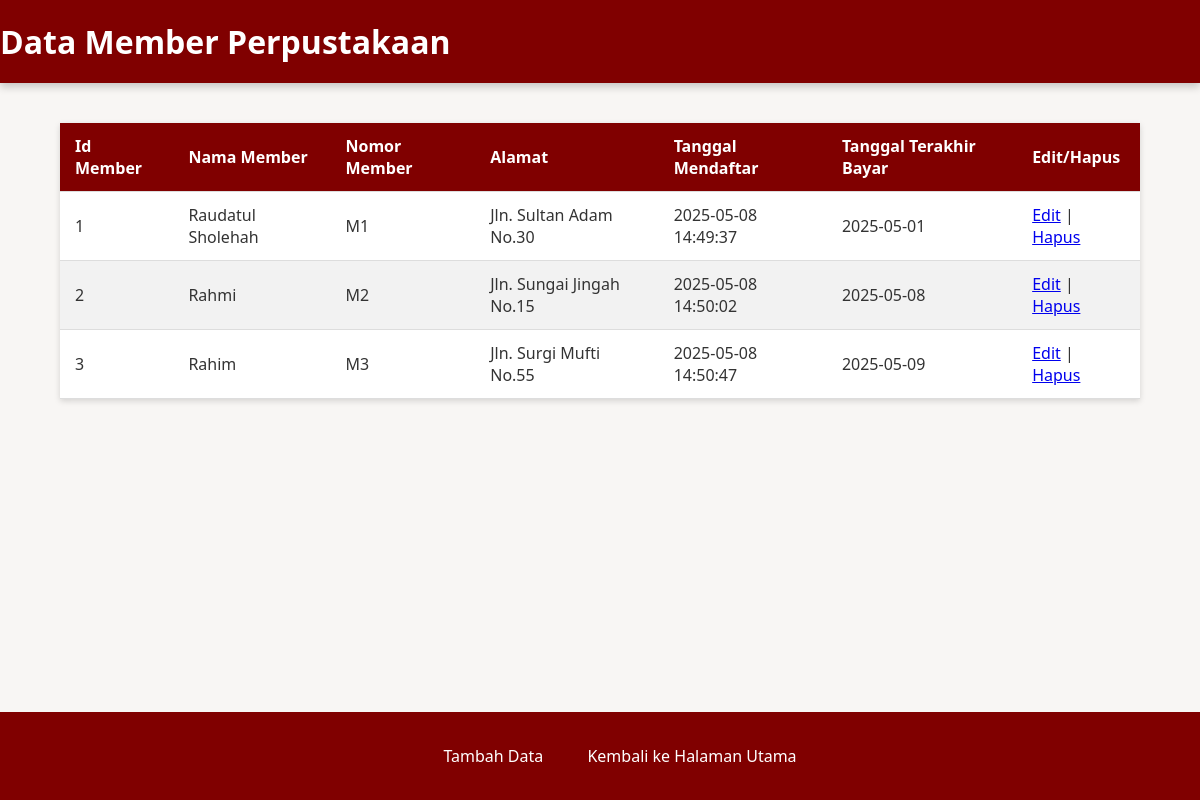
The page /Member.php on the database its author committed.
### tables this page shows
CREATE TABLE `member` (
  `id_member` int(11) NOT NULL,
  `nama_member` varchar(250) NOT NULL,
  `nomor_member` varchar(15) DEFAULT NULL,
  `alamat` text DEFAULT NULL,
  `tgl_mendaftar` datetime DEFAULT current_timestamp(),
  `tgl_terakhir_bayar` date DEFAULT NULL
);

### Koneksi.php (called while the page is built)
<?php
function Koneksi()
{
    try {
        $pdo_conn = new PDO(
            'mysql:host=localhost;dbname=prak501',
            'root',
            '',
            array(PDO::ATTR_ERRMODE, PDO::ERRMODE_EXCEPTION, PDO::ATTR_PERSISTENT => true)
        );
    } catch (PDOException $e) {
        print "Koneksi atau query sedang bermasalah: " . $e->getMessage() . "<br/>";
        die();
    }
    return $pdo_conn;
}

### Model.php (the view, shortened to what this page needs)
<?php
require('./Koneksi.php');
function GetAllData($tabel)
{
    if ($tabel === 'peminjaman') {
        $sql = "SELECT p.id_peminjaman, m.nama_member, b.judul_buku, p.tgl_pinjam, p.tgl_kembali
                FROM peminjaman p
                JOIN member m ON p.id_member = m.id_member
                JOIN buku b ON p.id_buku = b.id_buku";
    } else {
        $sql = "SELECT * FROM $tabel";
    }
    $statement = Koneksi()->query($sql);
    $alldata = $statement->fetchAll(PDO::FETCH_ASSOC);
    if (!empty($alldata)) {
        foreach ($alldata as $value) {
            echo "<tr>";
            foreach ($value as $val) {
                echo "<td>" . htmlspecialchars($val) . "</td>";
            }
            $id_key = 'id_' . $tabel;
            echo "<td>";
            echo "<a href='Form" . ucfirst($tabel) . ".php?$id_key=" . $value[$id_key] . "'>Edit</a> | ";
            echo "<a href='" . ucfirst($tabel) . ".php?$id_key=" . $value[$id_key] . "' onclick=\"return confirm('Yakin Hapus?')\">Hapus</a>";
            echo "</td>";
            echo "</tr>";
        }
    }
}

### Member.php (style rules this page uses)
:root { --header-bg-color: #800000; --button-bg-color: #800000; --button-hover-color: #5c0000; --main-bg-color: #f8f6f4; --text-color: #ffffff; --table-bg-color: #fff; --table-border-color: #ddd; }
body { font-family: 'Segoe UI', Tahoma, Geneva, Verdana, sans-serif; background-color: var(--main-bg-color); margin: 0; padding: 0; color: #333; }
th, td { padding: 12px 15px; text-align: left; border-bottom: 1px solid var(--table-border-color); }
tr:nth-child(even) { background-color: #f2f2f2; }

### rows shown on the page
member: id_member "1", nama_member "Raudatul Sholehah", nomor_member "M1", alamat "Jln. Sultan Adam No.30", tgl_mendaftar "2025-05-08 14:49:37", tgl_terakhir_bayar "2025-05-01"
member: id_member "2", nama_member "Rahmi", nomor_member "M2", alamat "Jln. Sungai Jingah No.15", tgl_mendaftar "2025-05-08 14:50:02", tgl_terakhir_bayar "2025-05-08"
member: id_member "3", nama_member "Rahim", nomor_member "M3", alamat "Jln. Surgi Mufti No.55", tgl_mendaftar "2025-05-08 14:50:47", tgl_terakhir_bayar "2025-05-09"
